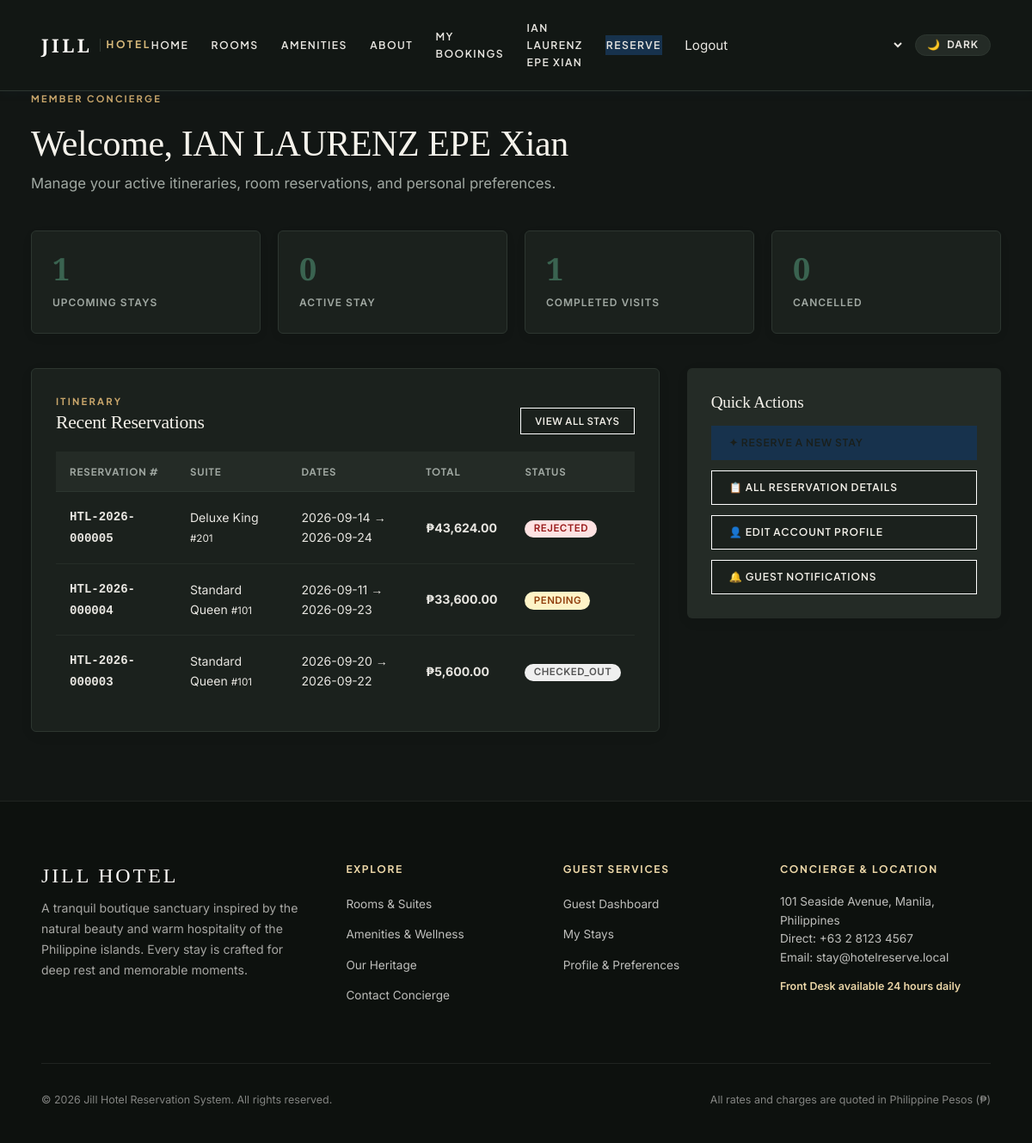
Page /customer/dashboard.php (signed in) on the committed database.
### tables this page shows
CREATE TABLE `reservations` (
  `id` int(11) NOT NULL AUTO_INCREMENT,
  `reservation_number` varchar(30) NOT NULL,
  `user_id` int(11) NOT NULL,
  `room_id` int(11) NOT NULL,
  `check_in` date NOT NULL,
  `check_out` date NOT NULL,
  `guests` int(11) NOT NULL,
  `adults` int(11) NOT NULL,
  `children` int(11) DEFAULT 0,
  `nights` int(11) NOT NULL,
  `price_per_night` decimal(10,2) NOT NULL,
  `subtotal` decimal(10,2) NOT NULL,
  `tax` decimal(10,2) NOT NULL DEFAULT 0.00,
  `discount` decimal(10,2) NOT NULL DEFAULT 0.00,
  `total_amount` decimal(10,2) NOT NULL,
  `special_requests` text DEFAULT NULL,
  `status` enum('PENDING','CONFIRMED','CHECKED_IN','CHECKED_OUT','CANCELLED','REJECTED','EXPIRED') DEFAULT 'PENDING',
  `created_at` timestamp NOT NULL DEFAULT current_timestamp(),
  `updated_at` timestamp NOT NULL DEFAULT current_timestamp() ON UPDATE current_timestamp(),
  PRIMARY KEY (`id`),
  UNIQUE KEY `reservation_number` (`reservation_number`),
  KEY `user_id` (`user_id`),
  KEY `room_id` (`room_id`),
  KEY `status` (`status`),
  KEY `check_in` (`check_in`,`check_out`),
  CONSTRAINT `reservations_ibfk_1` FOREIGN KEY (`user_id`) REFERENCES `users` (`id`),
  CONSTRAINT `reservations_ibfk_2` FOREIGN KEY (`room_id`) REFERENCES `rooms` (`id`)
);

CREATE TABLE `rooms` (
  `id` int(11) NOT NULL AUTO_INCREMENT,
  `room_number` varchar(20) NOT NULL,
  `room_type_id` int(11) NOT NULL,
  `title` varchar(160) NOT NULL,
  `description` text DEFAULT NULL,
  `price_per_night` decimal(10,2) NOT NULL,
  `max_guests` int(11) NOT NULL,
  `bed_type` varchar(80) DEFAULT NULL,
  `size` varchar(50) DEFAULT NULL,
  `floor` varchar(20) DEFAULT NULL,
  `status` enum('AVAILABLE','OCCUPIED','BOOKED','CHECKED_IN','CHECKED_OUT','MAINTENANCE','NEEDS_CLEANING','INSPECTED','INACTIVE') NOT NULL DEFAULT 'AVAILABLE',
  `featured` tinyint(1) DEFAULT 0,
  `created_at` timestamp NOT NULL DEFAULT current_timestamp(),
  `updated_at` timestamp NOT NULL DEFAULT current_timestamp() ON UPDATE current_timestamp(),
  PRIMARY KEY (`id`),
  UNIQUE KEY `room_number` (`room_number`),
  KEY `room_type_id` (`room_type_id`),
  KEY `status` (`status`),
  CONSTRAINT `rooms_ibfk_1` FOREIGN KEY (`room_type_id`) REFERENCES `room_types` (`id`)
);

### includes/bootstrap.php (called while the page is built, shortened)
<?php
function e(?string $value): string { return htmlspecialchars((string)$value, ENT_QUOTES | ENT_SUBSTITUTE, 'UTF-8'); }
function app_root(): string {
    static $root;
    if ($root !== null) {
        return $root;
    }
    return $root = rtrim(APP_ROOT, '/');
}
function url(string $path=''): string { return app_root() . '/' . ltrim($path, '/'); }
function user(): ?array { return $_SESSION['user'] ?? null; }

### customer/dashboard.php (the view, shortened to what this page needs)
<?php
$pdo = db();
$userId = (int)user()['id'];
$s = $pdo->prepare('SELECT status, COUNT(*) AS n FROM reservations WHERE user_id = ? GROUP BY status');
$s->execute([$userId]);
$c = array_column($s->fetchAll(), 'n', 'status');
$recentStmt = $pdo->prepare('
    SELECT r.*, rm.title, rm.room_number, rm.price_per_night
    FROM reservations r
    JOIN rooms rm ON rm.id = r.room_id
    WHERE r.user_id = ?
    ORDER BY r.created_at DESC
    LIMIT 3
');
$recentStmt->execute([$userId]);
$recentStays = $recentStmt->fetchAll();
require __DIR__ . '/../includes/header.php';
?>
<div style="margin-bottom: 2.5rem;">
    <span class="kicker">MEMBER CONCIERGE</span>
    <h1 style="margin-bottom: 0.5rem;">Welcome, <?=e(user()['name'])?></h1>
    <p style="font-size: 1.05rem; color: var(--text-secondary, #5C625D);">
        Manage your active itineraries, room reservations, and personal preferences.
    </p>
</div>
<div class="stats">
    <div class="stat">
        <b><?=($c['PENDING'] ?? 0) + ($c['CONFIRMED'] ?? 0)?></b>
        <span>Upcoming Stays</span>
    </div>
    <div class="stat">
        <b><?=$c['CHECKED_IN'] ?? 0?></b>
        <span>Active Stay</span>
    </div>
    <div class="stat">
        <b><?=$c['CHECKED_OUT'] ?? 0?></b>
        <span>Completed Visits</span>
    </div>
    <div class="stat">
        <b><?=$c['CANCELLED'] ?? 0?></b>
        <span>Cancelled</span>
    </div>
</div>
<div style="display: grid; grid-template-columns: 2fr 1fr; gap: 2rem; align-items: flex-start; margin-top: 1rem;">
    <section class="panel">
        <div class="section-head" style="margin-bottom: 1.25rem;">
            <div>
                <span class="kicker" style="font-size: 0.7rem; margin-bottom: 0.2rem;">ITINERARY</span>
                <h2 style="font-size: 1.35rem; margin-bottom: 0;">Recent Reservations</h2>
            </div>
            <a class="btn small btn-outline" href="<?=url('customer/reservations.php')?>">View All Stays</a>
        </div>
        <?php if ($recentStays): ?>
            <div class="table-scroll">
                <table>
                    <thead>
                        <tr>
                            <th>Reservation #</th>
                            <th>Suite</th>
                            <th>Dates</th>
                            <th>Total</th>
                            <th>Status</th>
                        </tr>
                    </thead>
                    <tbody>
                        <?php foreach ($recentStays as $stay): ?>
                            <tr>
                                <td><strong style="font-family: monospace;"><?=e($stay['reservation_number'])?></strong></td>
                                <td><?=e($stay['title'])?> <small class="muted">#<?=e($stay['room_number'])?></small></td>
                                <td><?=e($stay['check_in'])?> &rarr; <?=e($stay['check_out'])?></td>
                                <td><strong>₱<?=number_format((float)$stay['total_amount'], 2)?></strong></td>
                                <td><span class="badge" data-status="<?=e($stay['status'])?>"><?=e($stay['status'])?></span></td>
                            </tr>
                        <?php endforeach; ?>
                    </tbody>
                </table>
            </div>
        <?php endif; ?>
    </section>
    <aside class="panel" style="background: var(--surface-muted, #F4EFE6); border: none;">
        <h3 style="font-size: 1.2rem; margin-bottom: 1rem;">Quick Actions</h3>
        <div style="display: flex; flex-direction: column; gap: 0.75rem;">
            <a class="btn btn-gold" href="<?=url('rooms/index.php')?>" style="justify-content: flex-start;">
            </a>
            <a class="btn btn-outline" href="<?=url('customer/reservations.php')?>" style="justify-content: flex-start; background: var(--surface, #FFF);">
                📋 All Reservation Details
            </a>
            <a class="btn btn-outline" href="<?=url('customer/profile.php')?>" style="justify-content: flex-start; background: var(--surface, #FFF);">
                👤 Edit Account Profile
            </a>
            <a class="btn btn-outline" href="<?=url('customer/notifications.php')?>" style="justify-content: flex-start; background: var(--surface, #FFF);">
                🔔 Guest Notifications
            </a>
        </div>
    </aside>
</div>
<?php require __DIR__ . '/../includes/footer.php'; ?>

### assets/css/base.css (style rules this page uses)
*, *::before, *::after { box-sizing: border-box; margin: 0; padding: 0; }
html { font-size: 16px; scroll-behavior: smooth; -webkit-text-size-adjust: 100%; }
body { font-family: 'Plus Jakarta Sans', -apple-system, BlinkMacSystemFont, "Segoe UI", Roboto, sans-serif; font-size: 0.95rem; line-height: 1.65; background-color: var(--bg-primary, #FAF8F5); color: var(--text-primary, #2A2D2A); min-height: 100vh; display: flex; flex-direction: column; overflow-x: hidden; -webkit-font-smoothing: antialiased; -moz-osx-font-smoothing: grayscale; }
h1, h2, h3, h4, h5, h6, .serif, .brand, .section-title { font-family: 'Playfair Display', Georgia, serif; font-weight: 500; line-height: 1.2; color: var(--text-heading, #15221B); letter-spacing: -0.01em; }
h1 { font-size: clamp(2rem, 3.5vw, 3.25rem); margin-bottom: 0.75rem; }
h2 { font-size: clamp(1.5rem, 2.5vw, 2.25rem); margin-bottom: 0.65rem; }
h3 { font-size: clamp(1.2rem, 1.8vw, 1.5rem); margin-bottom: 0.5rem; }
p { margin-bottom: 1rem; color: var(--text-secondary, #5C625D); }
p:last-child { margin-bottom: 0; }
a { color: var(--brand, #1C3328); text-decoration: none; transition: color 0.2s ease; }
.kicker, .eyebrow, .eyebrow-title { font-family: 'Plus Jakarta Sans', sans-serif; font-size: 0.75rem; font-weight: 700; text-transform: uppercase; letter-spacing: 0.18em; color: var(--accent, #B89650); margin-bottom: 0.5rem; display: block; }
button, .btn { display: inline-flex; align-items: center; justify-content: center; gap: 0.5rem; font-family: 'Plus Jakarta Sans', sans-serif; font-size: 0.8rem; font-weight: 600; letter-spacing: 0.08em; text-transform: uppercase; padding: 0.85rem 1.65rem; border-radius: 4px; border: 1px solid transparent; background-color: var(--button-bg, #1C3328); color: var(--button-text, #FAF8F5); cursor: pointer; transition: all 0.25s cubic-bezier(0.16, 1, 0.3, 1); text-decoration: none; line-height: 1; }
.btn-outline { background-color: transparent; border-color: currentColor; color: var(--text-heading, #15221B); }
.btn-gold { background-color: var(--accent, #B89650); color: #1A1F1B; }
button.small, .btn.small { padding: 0.55rem 1rem; font-size: 0.72rem; letter-spacing: 0.06em; }
.card, .panel { background-color: var(--surface, #FFFFFF); border: 1px solid var(--border-color, #E8E2D7); border-radius: 6px; padding: 1.75rem; box-shadow: 0 4px 18px rgba(28, 33, 29, 0.04); }
.badge { display: inline-flex; align-items: center; gap: 0.35rem; padding: 0.28rem 0.65rem; font-size: 0.72rem; font-weight: 600; letter-spacing: 0.04em; border-radius: 999px; background-color: var(--surface-muted, #EFEAE0); color: var(--text-primary, #2A2D2A); line-height: 1; }
.badge.warning, .badge[data-status="PENDING"], .badge[data-status="MAINTENANCE"] { background-color: #FEF3C7; color: #92400E; }
.badge.muted-badge, .badge[data-status="CHECKED_OUT"] { background-color: #EFEFEF; color: #555555; }
.badge.danger, .badge[data-status="CANCELLED"], .badge[data-status="REJECTED"], .badge[data-status="INACTIVE"] { background-color: #FEE2E2; color: #991B1B; }
.table-scroll { overflow-x: auto; width: 100%; margin-top: 1rem; -webkit-overflow-scrolling: touch; }
table { width: 100%; border-collapse: collapse; font-size: 0.88rem; text-align: left; }
th { font-family: 'Plus Jakarta Sans', sans-serif; font-size: 0.72rem; font-weight: 700; text-transform: uppercase; letter-spacing: 0.08em; color: var(--text-secondary, #5C625D); padding: 0.85rem 1rem; background-color: var(--surface-muted, #F4EFE6); border-bottom: 1px solid var(--border-color, #E2DBD0); }
td { padding: 1rem; border-bottom: 1px solid var(--border-color, #EDE7DD); color: var(--text-primary, #2A2D2A); vertical-align: middle; }
tr:last-child td { border-bottom: none; }
tbody tr { transition: background-color 0.15s ease; }
.section-head { display: flex; justify-content: space-between; align-items: flex-end; margin-bottom: 1.5rem; gap: 1rem; flex-wrap: wrap; }

### rows in the picture
reservations: reservation_number "HTL-2026-000005", room.title "Deluxe King", room.room_number "201", check_in "2026-09-14", check_out "2026-09-24", total_amount "43,624.00", status "REJECTED"
reservations: reservation_number "HTL-2026-000004", room.title "Standard Queen", room.room_number "101", check_in "2026-09-11", check_out "2026-09-23", total_amount "33,600.00", status "PENDING"
reservations: reservation_number "HTL-2026-000003", room.title "Standard Queen", room.room_number "101", check_in "2026-09-20", check_out "2026-09-22", total_amount "5,600.00", status "CHECKED_OUT"

### other values in the picture
user()['name'] "IAN LAURENZ EPE XIAN"
user()['name'] "IAN LAURENZ EPE Xian"
$c['CHECKED_IN'] "0"
$c['CHECKED_OUT'] "1"
$c['CANCELLED'] "0"
